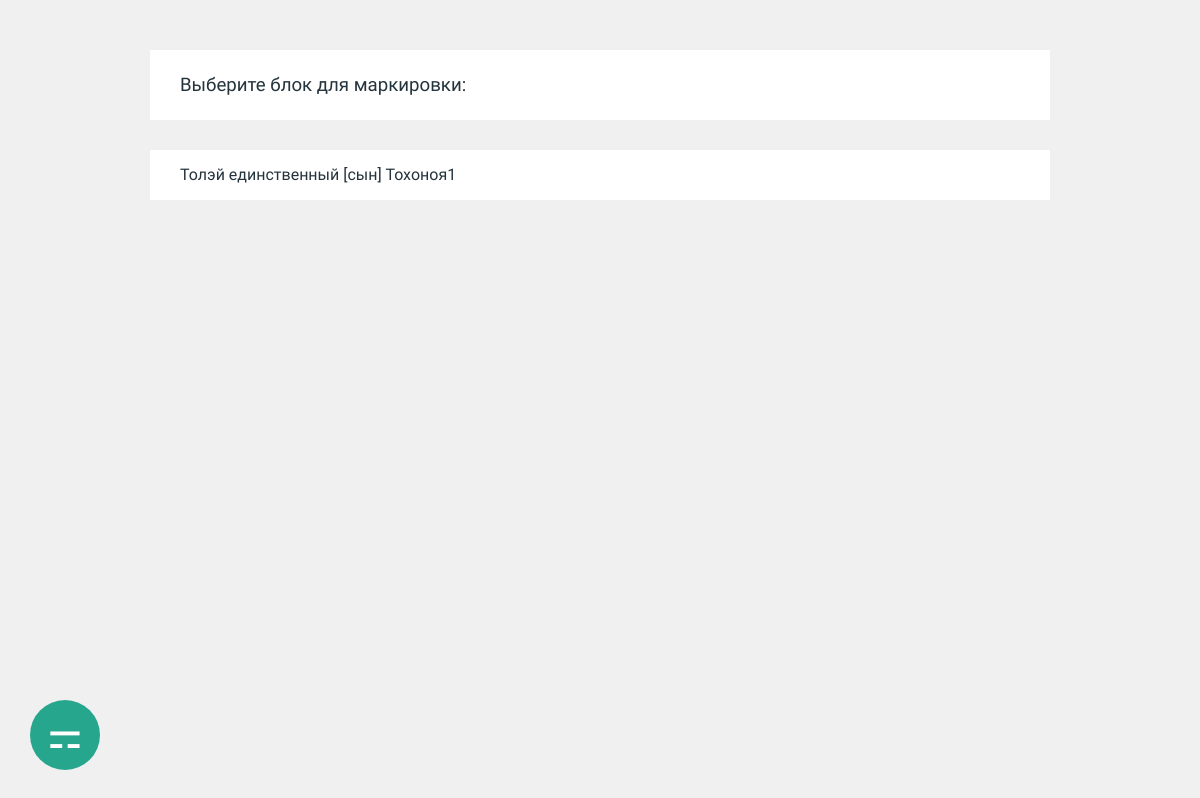
The page /annotation_tool/blocks (signed in) on the database as committed earlier.
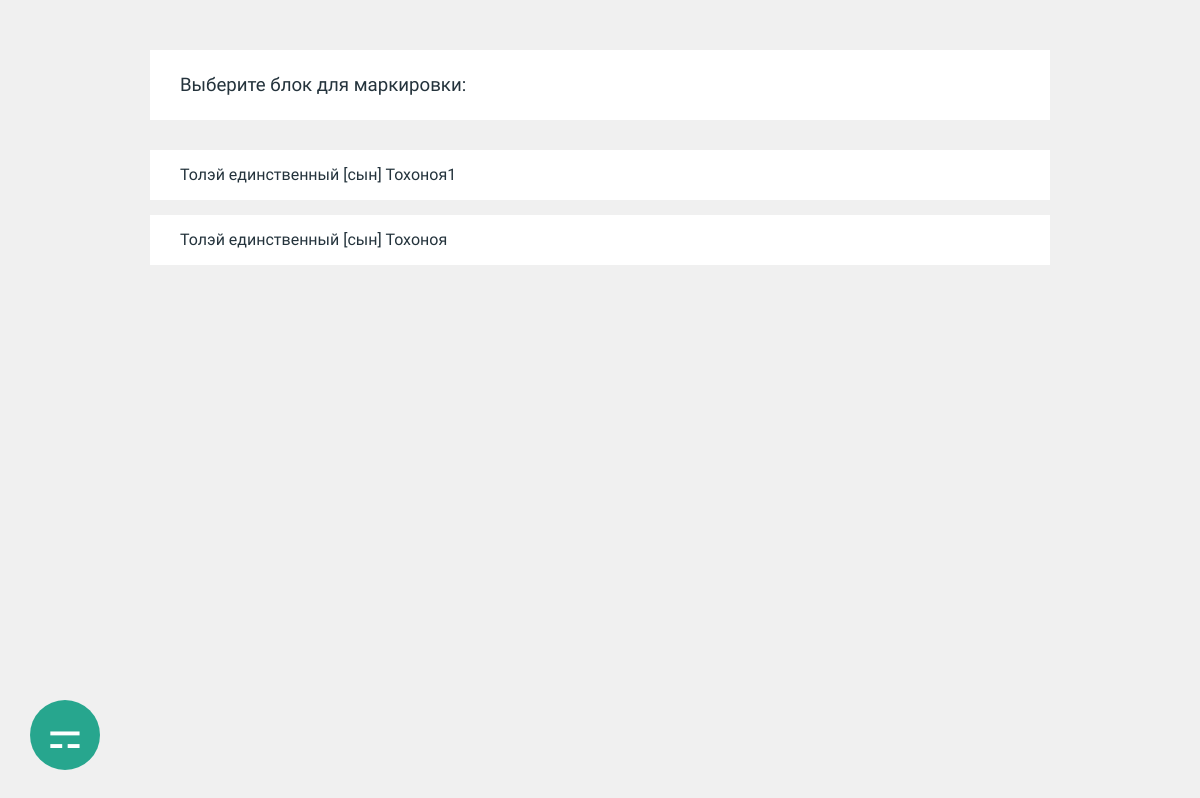
The same page on the database as committed later.
### annotation_tool/models.py (models this page shows, shortened)
class Block(models.Model):
    title = models.CharField(max_length=300, unique=True)
    title_origin = models.CharField(max_length=300, null=True)
    language = models.CharField(max_length=300, null=True)
    dialect = models.CharField(max_length=300, null=True)
    theme = models.CharField(max_length=300, null=True)
    place_of_recording = models.CharField(max_length=300, null=True)
    time_of_recording = models.CharField(max_length=300, null=True)
    publisher = models.CharField(max_length=300, null=True)
    versions = models.CharField(max_length=300, null=True)
    area_of_distribution = models.CharField(max_length=300, null=True)
    initials = models.CharField(max_length=300, null=True)
    text_preparation = models.CharField(max_length=300, null=True)
    original_recording = models.CharField(max_length=300, null=True)
    text_decipher = models.CharField(max_length=300, null=True)
    translation = models.CharField(max_length=300, null=True)
    manager = models.CharField(max_length=300, null=True)
    commentary_preparation = models.CharField(max_length=300, null=True)
    tags = GenericRelation(TaggedItem, null=True)

### annotation_tool/views.py (the view)
# urls.py: path('blocks', views.BlockSelection, name='blocks'),
def BlockSelection(request):
    if request.user.is_authenticated:
        blocks = Block.objects.all()
        return render(request, 'annotation_tool/blocks.html', {'blocks': blocks})
    else:
        return redirect('annotation_tool:user_login')

### templates/annotation_tool/blocks.html (shortened to what this page needs)
<!DOCTYPE html>
<html lang="en">
<head>
    {% load static %}
    <link rel="stylesheet" type="text/css" href="{% static 'css/fixer-style.css' %}">
    <link rel="stylesheet" type="text/css" href="{% static 'css/article-style.css' %}">
</head>
<a href="{% url 'annotation_tool:uploadDOCX'%}" class="uploadlink">
    <p>&#9870;</p>
</a>
<body>
    <div class="content">
        <div class="block">
            <p>Выберите блок для маркировки:</p>
        </div>
        {% if blocks %}
        {% for block in blocks %}
        <div class="article">
            <a href="{% url 'annotation_tool:workspace' pk=block.pk %}">{{ block.title }}</a>
        </div>
        {% endfor %}
        {% else %}
        <div class="article">
            <a href="">Нет блоков</a>
        </div>
        {% endif %}
    </div>
</body>
</html>

### annotation_tool/static/css/fixer-style.css (style rules this page uses)
body { background: #f0f0f0; }
html, body, div, span, applet, object, iframe, h1, h2, h3, h4, h5, h6, p, blockquote, pre, a, abbr, acronym, address, big, cite, code, del, dfn, em, img, ins, kbd, q, s, samp, small, strike, strong, sub, sup, tt, var, b, u, i, center, dl, dt, dd, ol, ul, li, fieldset, form, label, legend, table, caption, tbody, tfoot, thead, tr, th, td, article, aside, canvas, details, embed, figure, figcaption, footer, header, hgroup, menu, nav, output, ruby, section, summary, time, mark, audio, video, input, select, textarea { margin: 0; padding: 0; border: 0; font-size: 100%; font-family: 'Comfortaa', cursive; vertical-align: baseline; }
body { line-height: 1; }
a { text-decoration: none; color: black; }

### annotation_tool/static/css/article-style.css (style rules this page uses)
.content { width: 900px; margin: 50px auto; }
.block { width: 900px; height: 70px; background: white; margin-bottom: 30px; display: table; }
.block p { width: 900px; display: table-cell; vertical-align: middle; color: rgb(36,51,60); text-align: left; margin: 0; padding: 0; padding-left: 30px; line-height: 70px; font-size: 14pt; }
.article { width: 900px; height: 50px; background: white; margin-bottom: 15px; display: table; }
.article a { width: 900px; display: table-cell; vertical-align: middle; color: rgb(36,51,60); text-align: left; margin: 0; padding: 0; padding-left: 30px; line-height: 50px; font-size: 12pt; }
.uploadlink { position: fixed; bottom: 30px; left: 30px; background-color: rgb(39,166,142); border: none; width: 70px; height: 70px; padding: 10px -1px; font-size: 24px; line-height: 1.33; border-radius: 35px; }
.uploadlink p { width: 250px; display: table-cell; vertical-align: middle; color: white; text-align: center; padding: 0; line-height: 70px; text-decoration: none; text-underline: none; font-size: 30pt; }

Rows that differ between the two databases and show on the page:
added Block: title "Толэй единственный [сын] Тохоноя"
